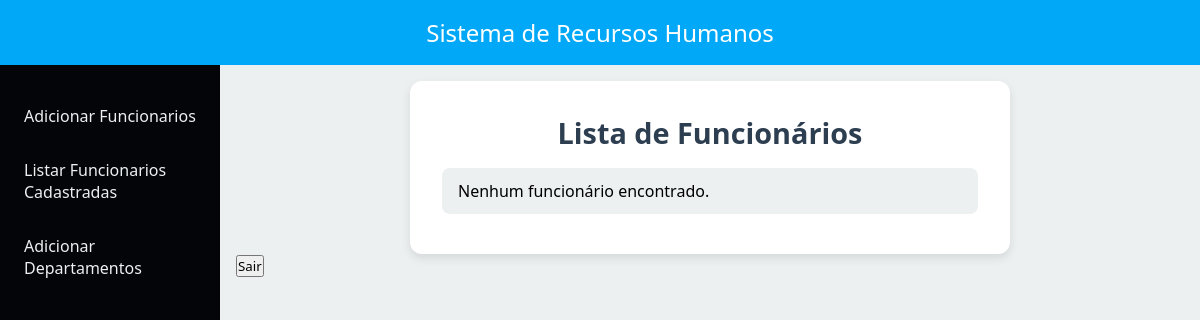
The page /pessoas/ (signed in) on the database as committed earlier.
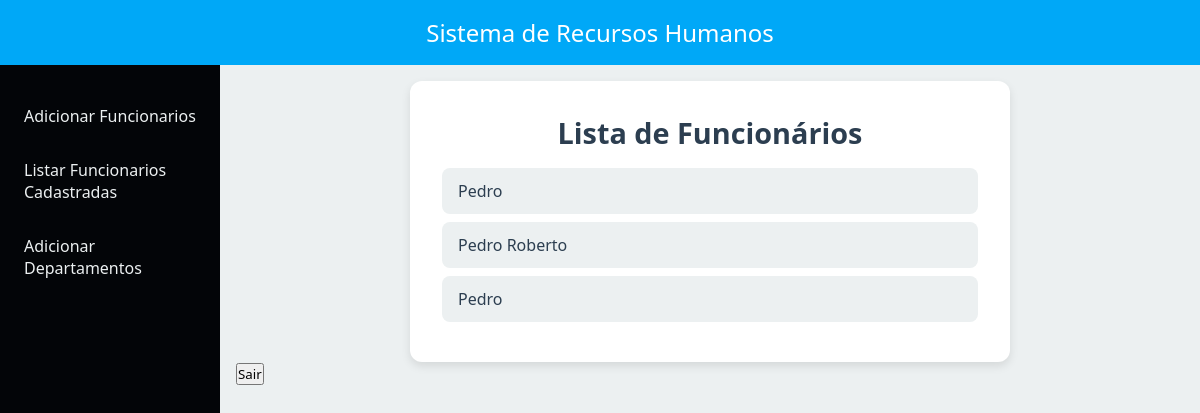
The same page on the database as committed later.
### pessoas/models.py (models this page shows, shortened)
class Pessoa(models.Model):
    nome = models.CharField(max_length=100)
    cargo = models.ForeignKey(Cargo, on_delete=models.CASCADE)
    departamento = models.ForeignKey(Departamento, on_delete=models.CASCADE)
    salario = models.ManyToManyField(Salario, through='PessoaSalario')
    data_contratacao = models.DateField()

### pessoas/views.py (the view)
# urls.py: path('', views.pessoa_list, name='pessoa_list'),
@login_required
def pessoa_list(request):
    pessoas = Pessoa.objects.all()
    return render(request, 'pessoas/pessoa_list.html', {'pessoas': pessoas})

### templates/pessoas/pessoa_list.html (shortened to what this page needs)
{% extends '_base.html' %}
{% block content %}
  <div class="lista-funcionarios">
    <h1>Lista de Funcionários</h1>
    <ul>
    {% for pessoa in pessoas %}
        <li><a href="{% url 'pessoa_detail' pessoa.pk %}">{{ pessoa.nome }}</a></li>
    {% empty %}
        <li>Nenhum funcionário encontrado.</li>
    {% endfor %}
    </ul>
  </div>
  <form method="post" action="{% url 'logout' %}">
    <button type="submit">Sair</button>
</form>
{% endblock %}

Rows that differ between the two databases and show on the page:
added Pessoa: nome "Pedro"
added Pessoa: nome "Pedro Roberto"
added Pessoa: nome "Pedro"
Other text that changed with them:
text no longer shown: "Nenhum funcionário encontrado."
